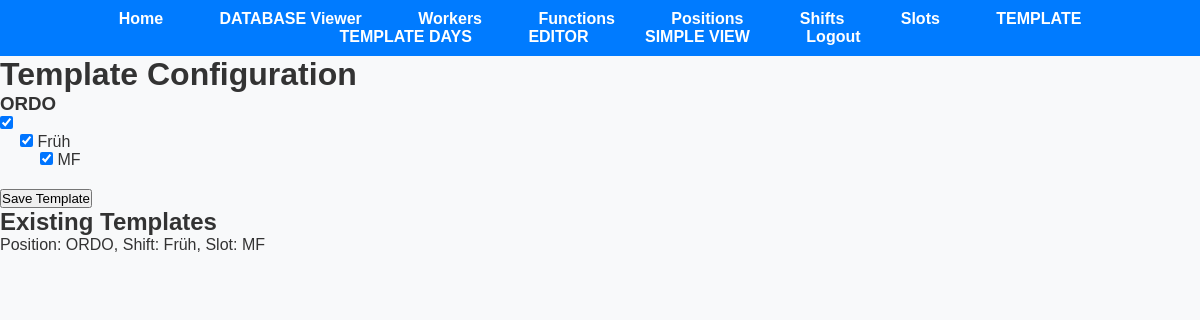
Screenshot of /template (signed in) with the database file from the repository.
### app.py (models this page shows, shortened)
class Position(db.Model):
    position_id = db.Column(db.Integer, primary_key=True)
    user_id = db.Column(db.Integer, nullable=False)
    name = db.Column(db.String(50), nullable=False)

class Shift(db.Model):
    shift_id = db.Column(db.Integer, primary_key=True)
    user_id = db.Column(db.Integer, nullable=False)
    name = db.Column(db.String(50), nullable=False)

class Template(db.Model):
    id = db.Column(db.Integer, primary_key=True)
    user_id = db.Column(db.Integer, db.ForeignKey('user.id'), nullable=False)
    position_id = db.Column(db.Integer, db.ForeignKey('position.position_id'), nullable=False)
    shift_id = db.Column(db.Integer, db.ForeignKey('shift.shift_id'), nullable=False)
    slot_id = db.Column(db.Integer, db.ForeignKey('slot.slot_id'), nullable=False)
    user = db.relationship('User', backref=db.backref('templates', lazy=True))
    position = db.relationship('Position', backref='templates')
    shift = db.relationship('Shift', backref='templates')
    slot = db.relationship('Slot', backref='templates')

class Slot(db.Model):
    slot_id = db.Column(db.Integer, primary_key=True)
    user_id = db.Column(db.Integer, nullable=False)
    name = db.Column(db.String(50), nullable=False)

### app.py (the view, shortened to what this page needs)
@app.route('/template', methods=['GET', 'POST'])
@login_required
@employer_required
def template():
    user_id = current_user.id
    positions = Position.query.filter_by(user_id=user_id).all()
    shifts = Shift.query.filter_by(user_id=user_id).all()
    slots = Slot.query.filter_by(user_id=user_id).all()
    existing_templates = Template.query.filter_by(user_id=user_id).all()
    selected_combinations = {(template.position_id, template.shift_id, template.slot_id) for template in existing_templates}
    print(selected_combinations)  # Debugging: print selected_combinations to see its contents
    return render_template('template.html', positions=positions, shifts=shifts, slots=slots, selected_combinations=selected_combinations, existing_templates=existing_templates, shift_has_data=shift_has_data)

### app.py (called while the page is built)
@login_manager.user_loader
def load_user(user_id):
    return User.query.get(int(user_id))

def employer_required(func):
    @wraps(func)
    def decorated_function(*args, **kwargs):
        if not current_user.is_authenticated:
            flash('You must be logged in to view this page.', 'error')
            return redirect(url_for('login'))
        if current_user.role != 'employer':
            flash('You do not have permission to view this page.', 'error')
            return redirect('/')
        return func(*args, **kwargs)
    return decorated_function

def shift_has_data(existing_templates, position_id, shift_id):
    for template in existing_templates:
        if (template.position_id == position_id) and (template.shift_id == shift_id):
            return True
    return False

### templates/template.html (shortened to what this page needs)
<!DOCTYPE html>
<html lang="en">
<head>
    <link rel="stylesheet" href="{{ url_for('static', filename='styles.css') }}">
</head>
<body>
    {% include 'navbar.html' %}
    <h1>Template Configuration</h1>
    <form id="templateForm" method="post" action="{{ url_for('template') }}">
        <div id="positionsContainer">
            {% for position in positions %}
            <div class="position" data-position-id="{{ position.position_id }}">
                <h3>{{ position.name }}</h3>
                <input type="checkbox" name="positions[{{ position.position_id }}][include]" value="{{ position.position_id }}" {% if position.position_id in selected_combinations|map(attribute=0) %} checked {% endif %}>
                <div class="shifts">
                    {% for shift in shifts %}
                    <div class="shift">
                        <input type="checkbox" name="positions[{{ position.position_id }}][shifts][{{ shift.shift_id }}][include]" value="{{ shift.shift_id }}" {% if shift_has_data(existing_templates, position.position_id, shift.shift_id) %} checked {% endif %}>
                        {{ shift.name }}
                        <div class="slots">
                            {% for slot in slots %}
                            <input type="checkbox" name="positions[{{ position.position_id }}][shifts][{{ shift.shift_id }}][slots][{{ slot.slot_id }}]" value="{{ slot.slot_id }}" {% if (position.position_id, shift.shift_id, slot.slot_id) in selected_combinations %} checked {% endif %}>
                            {{ slot.name }}
                            {% endfor %}
                        </div>
                    </div>
                    {% endfor %}
                </div>
            </div>
            {% endfor %}
        </div>
        <button type="submit">Save Template</button>
    </form>
    <h2>Existing Templates</h2>
    <ul>
        {% for template in existing_templates %}
        <li>Position: {{ template.position.name }}, Shift: {{ template.shift.name }}, Slot: {{ template.slot.name }}</li>
        {% endfor %}
    </ul>
</body>
</html>

### static/styles.css (style rules this page uses)
* { margin: 0; padding: 0; box-sizing: border-box; }
body { font-family: Arial, sans-serif; background-color: #f8f9fa; color: #333; }

### templates/template.html (style rules this page uses)
.position { margin-bottom: 20px; }
.shift { margin-left: 20px; margin-bottom: 10px; }
.slots { margin-left: 20px; }

### rows the page displays
Position: name "ORDO", position_id "☑"
Shift: name "Früh"
Slot: name "MF"
Template: position.name "ORDO", shift.name "Früh", slot.name "MF"
